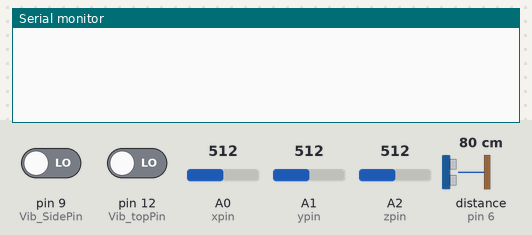
A sketch run on a simulated Arduino Uno, built with avr-gcc and run on an emulated ATmega328P. Shown: the last lines printed to the serial monitor. Wiring (inferred from the names in the program): ultrasonic range finder: trigger pin 7; echo pin 6. Inputs (shaded band) come from the test bench; at power-on: distance to the obstacle (sensor on pin 6) 80 cm, A0 (xpin) = 512, A1 (ypin) = 512, A2 (zpin) = 512, pin 12 (Vib_topPin) LOW, pin 9 (Vib_SidePin) LOW. The echo pulse lasts 58.3 µs per cm.

Above: at 1.2 s.
1.3 s: distance to the obstacle (sensor on pin 6) set to 2 cm
At 2.4 s:
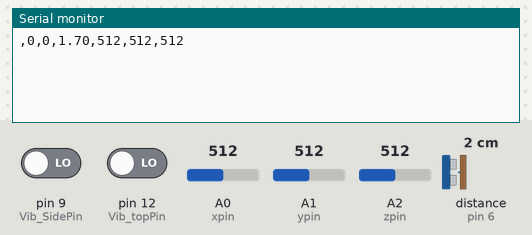
6.5 s: A0 (xpin) set to 716
At 7.4 s:
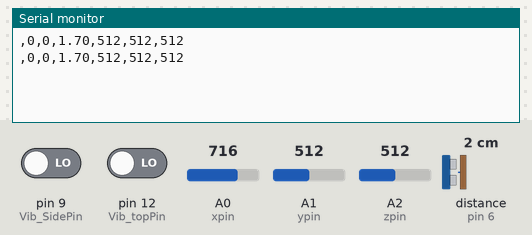
8.0 s: A1 (ypin) set to 716
At 9.2 s:
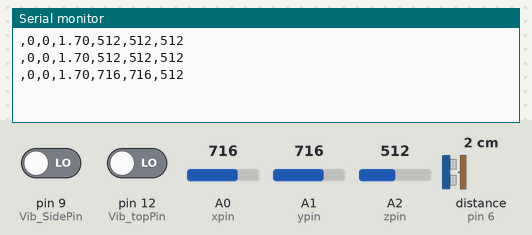
9.5 s: A2 (zpin) set to 716
11.0 s: pin 12 (Vib_topPin) driven HIGH
At 11.9 s:
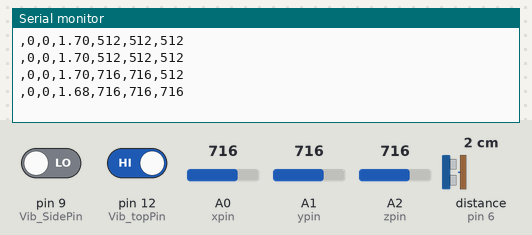
12.5 s: distance to the obstacle (sensor on pin 6) set to 4 cm
At 14.8 s:
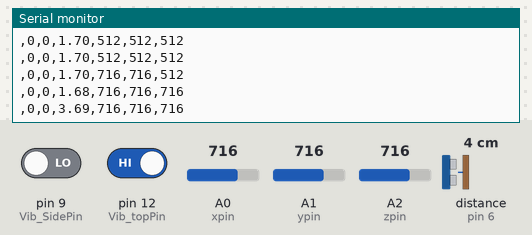
Timing chart, 0 to 15.0 s (numbered marks = the images above; inputs shaded):
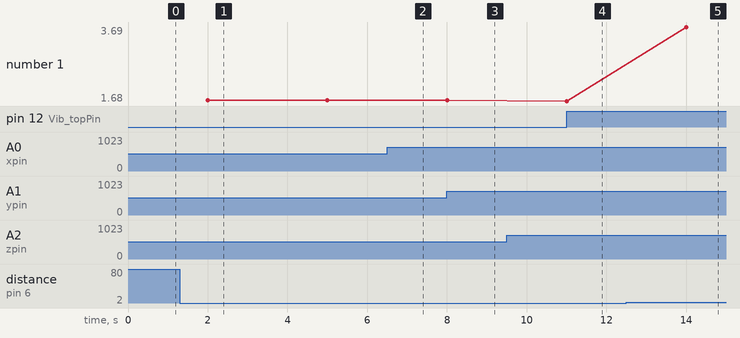

The sketch:

sound_2Vib_acc.ino
```cpp
#include <OneWire.h>
#include <DallasTemperature.h>

// Data wire is plugged into digital pin 2 on the Arduino
#define ONE_WIRE_BUS 2

// Setup a oneWire instance to communicate with any OneWire device
OneWire oneWire(ONE_WIRE_BUS);

// Pass oneWire reference to DallasTemperature library
DallasTemperature sensors(&oneWire);


const int xpin = A0;// analog pin of accelerometor sensor
const int ypin = A1;// analog pin of accelerometor sensor
const int zpin = A2;// analog pin of accelerometor sensor
const int trigPin = 7;// digital pin of ultrasonic sensor
const int echoPin = 6;// digital pin of ultrasonic sensor
int Vib_SidePin =9;// digital pin of Vibration sensor placed at side
int Vib_topPin =12;// digital pin of Vibration sensor placed at top
float duration, distance;

void setup() {
               //sensors.begin();  // Start up the library
               pinMode(trigPin, OUTPUT);// ultrasonic sensor
               pinMode(echoPin, INPUT);// ultrasonic sensor
               Serial.begin(9600);// activate sensor (9600 is the baud rate)
             }

void loop() {

              long Vib_Side= pulseIn(Vib_SidePin,HIGH);
              long Vib_top= pulseIn(Vib_topPin,HIGH);


// Vibration side
              Serial.print(",");
              //Serial.print("Vib_Side = ");
              Serial.print(Vib_Side);

// Vibration top
              Serial.print(",");
              //Serial.print("Vib_top = ");
              Serial.print(Vib_top);


// Distance measure
              Serial.print(",");
              digitalWrite(trigPin, LOW);
              delayMicroseconds(2);
              digitalWrite(trigPin, HIGH);
              delayMicroseconds(10);
              digitalWrite(trigPin, LOW);
              duration = pulseIn(echoPin, HIGH);
              distance = (duration*.0343)/2;
              //Serial.print("Distance: ");
              Serial.print(distance);

// Accelometer readings
              Serial.print(",");
              //Serial.print("x = ");
              Serial.print(analogRead(xpin));
              // print a tab between values:
              Serial.print(",");
              //Serial.print("y = ");
              Serial.print(analogRead(ypin));
              // print a tab between values:
              Serial.print(",");
              //Serial.print("z = ");
              Serial.print(analogRead(zpin));
              Serial.println();


              delay(1000);

}
```

Measured:
- after the input at 1.3 s, the serial monitor: prints a new line after 0.70 s (image 1)
- after the input at 8.0 s, the serial monitor: prints a new line at once (image 3)
- after the input at 11.0 s, the serial monitor: prints a new line at once (image 4)
- after the input at 12.5 s, the serial monitor: prints a new line after 1.5 s (image 5)
- plotted number 1: 1.7 → 1.68 after the input at 11.0 s, 1.68 → 3.69 after the input at 12.5 s
